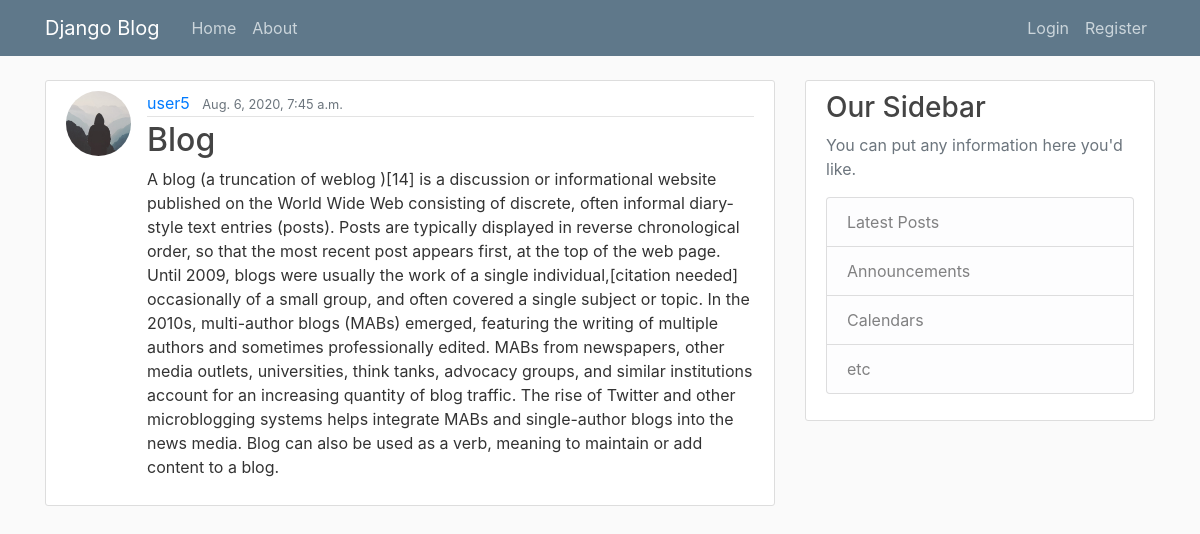
Screenshot of /post/32/ with the database file from the repository.
### blogs/models.py (models this page shows, shortened)
class Post(models.Model):
    title = models.CharField(max_length=32)
    content = models.TextField()
    date_posted = models.DateTimeField(default=timezone.now)
    author = models.ForeignKey(User, on_delete= models.CASCADE)

### users/models.py (models this page shows, shortened)
class Profile(models.Model):
    user = models.OneToOneField(User,on_delete=models.CASCADE)
    image = models.ImageField(default='default.jpg',upload_to='profile_pics')

### blogs/views.py (the view)
# urls.py: path('post/<int:pk>/',views.PostDetailView.as_view(),name="post-detail"),
class PostDetailView(DetailView):
    model=Post

### templates/blogs/post_detail.html (shortened to what this page needs)
{% extends "base.html" %}
{% block content %}
<article class="media content-section">
    <img class="rounded-circle article-img" src="{{ object.author.profile.image.url }}">
    <div class="media-body">
        <div class="article-metadata">
            <a class="mr-2" href="#">{{ object.author }}</a>
            <small class="text-muted">{{ object.date_posted }}</small>
        </div>
        <h2>{{ object.title }}</h2>
        <p class="article-content">{{ object.content }}</p>
    </div>
</article>
{% endblock content %}

### blogs/static/main.css (style rules this page uses)
body { background: #fafafa; color: #333333; margin-top: 5rem; }
h1, h2, h3, h4, h5, h6 { color: #444444; }
.content-section { background: #ffffff; padding: 10px 20px; border: 1px solid #dddddd; border-radius: 3px; margin-bottom: 20px; }
.article-content { white-space: pre-line; }
.article-img { height: 65px; width: 65px; margin-right: 16px; }
.article-metadata { padding-bottom: 1px; margin-bottom: 4px; border-bottom: 1px solid #e3e3e3 }

### rows the page displays
Post: author.profile.image (placeholder picture), author "user5", date_posted "Aug. 6, 2020, 7:45 a.m.", title "Blog", content "A blog (a truncation of weblog )[14] is a discussion or informational website published on the World Wide Web consisting of discrete, often informal diary-style text entries (posts). Posts are typically displayed in reverse chronological order, so that the most recent post appears first, at the top of the web page. Until 2009, blogs were usually the work of a single individual,[citation needed] occasionally of a small group, and often covered a single subject or topic. In the 2010s, multi-author blogs (MABs) emerged, featuring the writing of multiple authors and sometimes professionally edited. MABs from newspapers, other media outlets, universities, think tanks, advocacy groups, and…"
